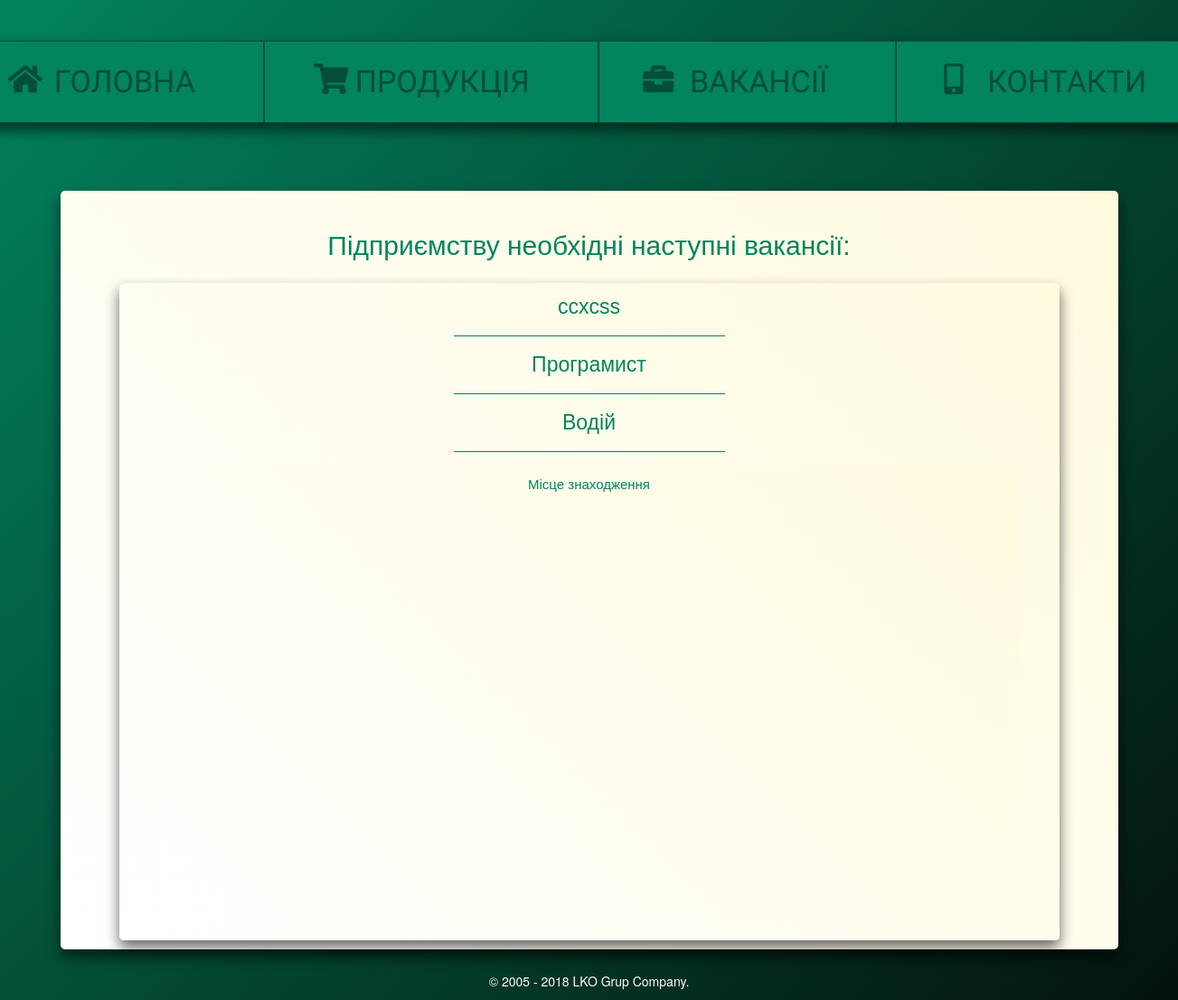
The page /vacancy_berezan/ on the database its author committed.
### main/models.py (models this page shows)
class VacancyBerezan(models.Model):
	name_vacancy = models.CharField(max_length=300, blank=True, null=True, default=None)
	text = RichTextField(blank = True, null = True, default = None)
	date = models.DateTimeField(auto_now_add = True, auto_now = False)
	class Meta:
		verbose_name = 'Вакансию'
		verbose_name_plural = 'Вакансии Березань'

### main/views.py (the view)
# urls.py: url(r'^vacancy_berezan/$', views.vacancy_berezan, name ='vacancy_berezan'),
def vacancy_berezan(request):
	args = {}
	args['vacancys'] = VacancyBerezan.objects.order_by('-date')
	return render_to_response('vacancy_berezan.html', args)

### templates/vacancy_berezan.html
{% extends 'main.html' %}
{% load staticfiles %}
{% block main %}
<div class="muClass1" >
    <div class="container marketing">
      <div class="row">
        <div class="col-lg-12" style="box-shadow: 0 8px 15px rgba(0, 0, 0, .6); border-radius: 5px 5px 5px 5px; padding-top: 20px; background: linear-gradient(45deg,#ffffff, #fffbdf);">
        <div class="row">
           <div class="col-lg-12" style="padding-top: 20px">
             <p style="color: #02845e; text-align: center; font-size: 30px; font-family: Bitter,Helvetica,Arial,sans-serif;">Підприємству необхідні наступні вакансії:</p>
            </div>
          </div>
        <div class="myClass7">
        <div class="row">
        {% for vacancy in vacancys %}
              <div class="row">
                <div class="col-lg-12">
                  <p style="margin: 0px 15px 0px 15px; font-family: Bitter,Helvetica,Arial,sans-serif; font-size: 23px; text-align: center;"><a style="color: #02845e" href="{% url 'get_vacancy_berezan' vacancy.id %}"> {{ vacancy.name_vacancy }}</a></p>
                </div>
              </div>
           <hr class="featurette-divider" style="border-color: #02845e; margin: 15px 375px 15px 375px;">
          {% endfor %}
         <div class="myClass7" style="box-shadow: 0 0 0 0 rgba(0, 0, 0, 0); ">
        	<div class="row">
        		<div class="col-lg-12">
        			<p style="color: #02845e; text-align: center; font-family: Bitter,Helvetica,Arial,sans-serif; font-size: 15px;"> Місце знаходження</p>
        		</div>
        	</div>
            <div class="row">
            	<div class="col-lg-12">
                  <iframe src="https://www.google.com/maps/embed?pb=!1m18!1m12!1m3!1d20377.676447275375!2d31.515833102017783!3d50.325341527828165!2m3!1f0!2f0!3f0!3m2!1i1024!2i768!4f13.1!3m3!1m2!1s0x40d45450b58a1231%3A0xa4c12646b5e2b897!2sCredit+Agricole!5e0!3m2!1sru!2sua!4v1530704901490" width="100%" height="450" frameborder="0" style="border:0" allowfullscreen></iframe>
                </div>
            </div>
        </div>
      </div>
    </div>
       </div>
   </div>
{% endblock %}

### rows shown on the page
VacancyBerezan: name_vacancy "ccxcss"
VacancyBerezan: name_vacancy "Програмист"
VacancyBerezan: name_vacancy "Водій"
